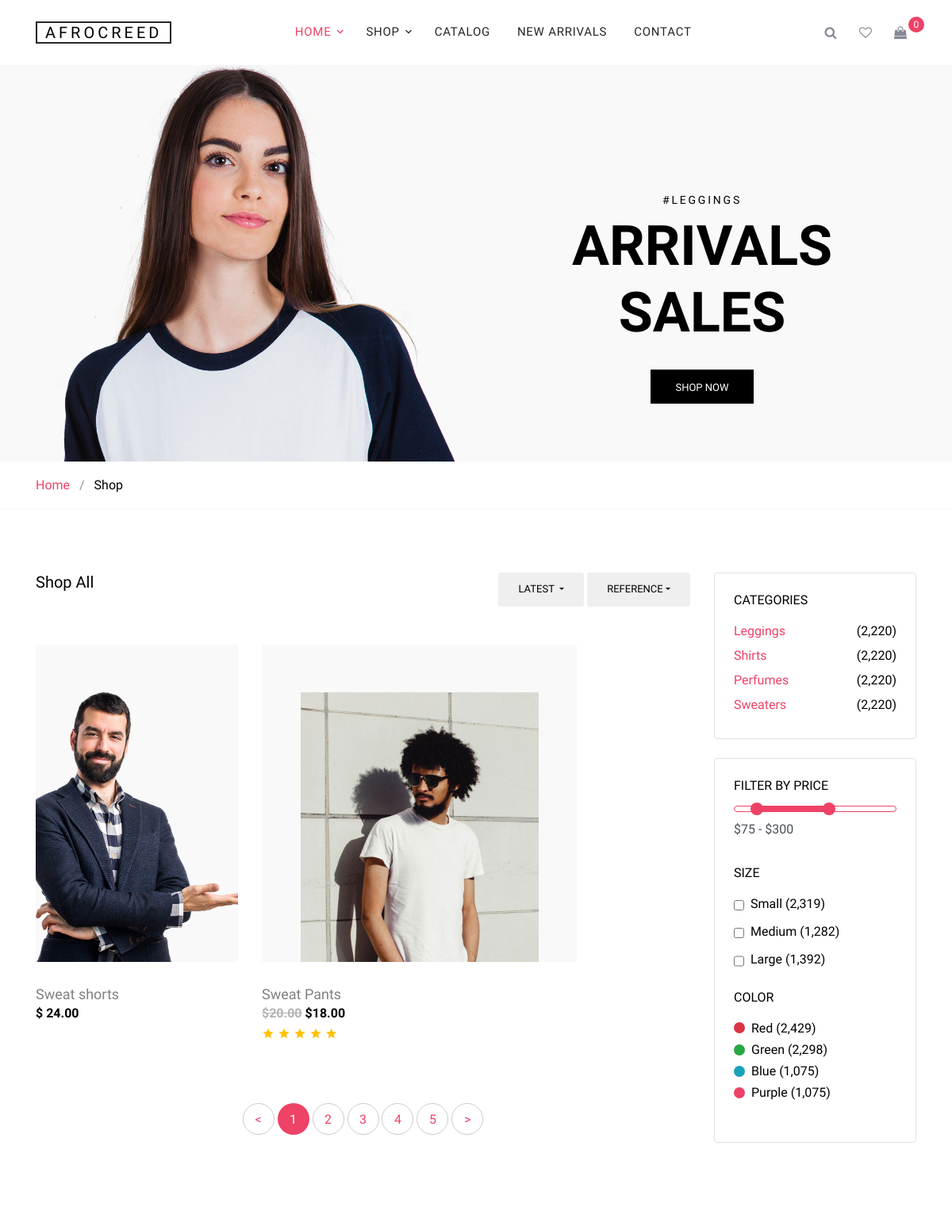
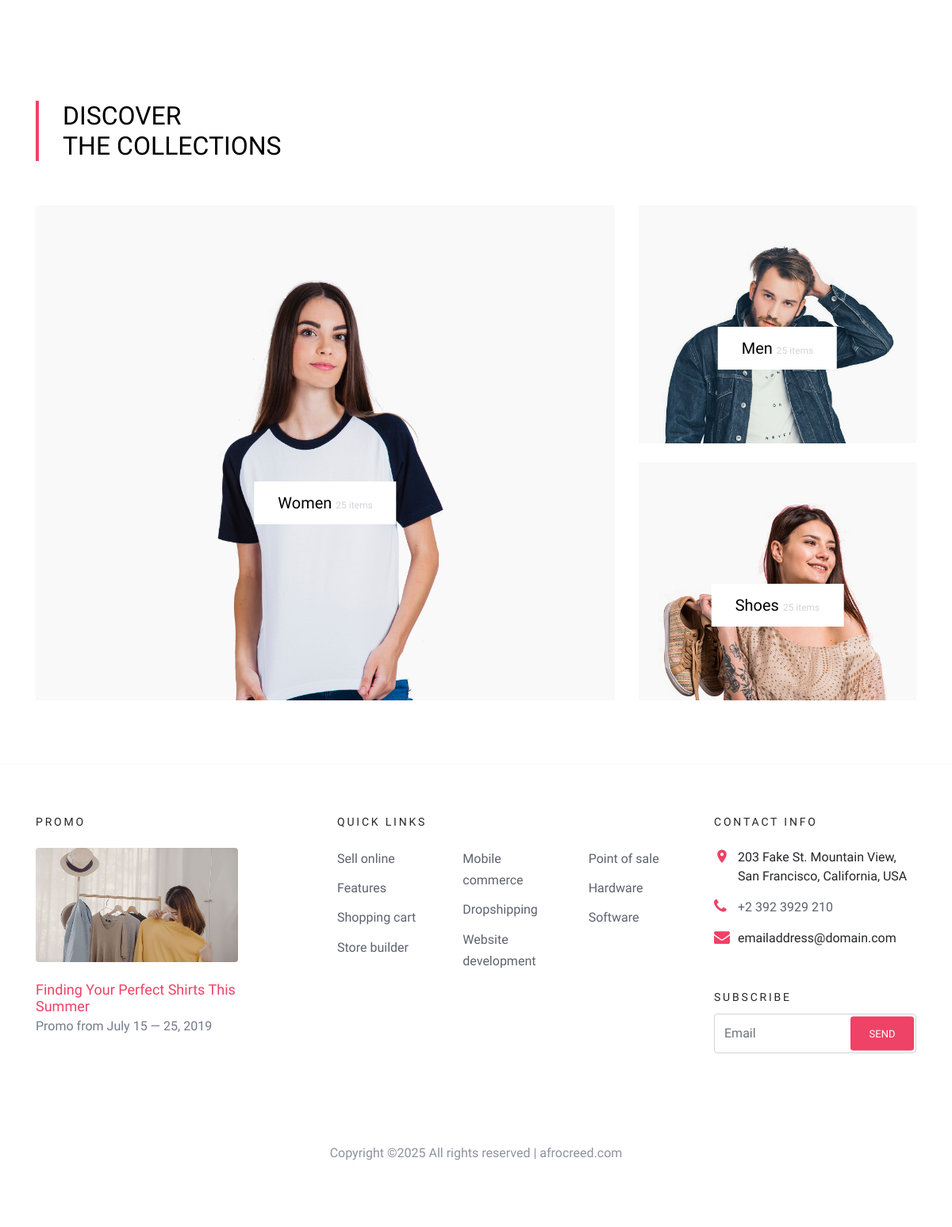
The page /category/Leggings on the database its author committed (2 pictures, top to bottom).
### store/models.py (models this page shows, shortened)
class Category(models.Model):
    name = models.CharField(max_length=50)
    description = models.TextField()
    def __str__(self):
        return self.name
    class Meta:
        verbose_name_plural = 'Categories'

class Product(models.Model):
    name = models.CharField(max_length=50)
    description = models.TextField(max_length=500, blank=True, default='')
    price = models.DecimalField(max_digits=10, decimal_places=2, default=0)
    category = models.ForeignKey(Category, on_delete=models.CASCADE, default=1)
    image = models.ImageField(upload_to='uploads/products/')
    is_sale = models.BooleanField(default=False)
    sale_price = models.DecimalField(max_digits=10, decimal_places=2, default=0)

### store/views.py (the view)
# urls.py: path('category/<str:foo>', views.category, name='category'),
def category(request, foo):
    foo = foo.replace("-", " ")
    categories = Category.objects.all()
    try:
        category = Category.objects.get(name=foo)
        products = Product.objects.filter(category=category)
        return render(request, 'category.html', {'category': category, 'products': products, 'categories': categories})
    except:
        messages.success(request, ("This category does not exist!"))
        return redirect('home')

### cart/cart.py (called while the page is built)
    def __len__(self):
        return len(self.cart)

### cart/context_processors.py (called while the page is built)
def cart(request):
    return {'cart': Cart(request)}

### store/templates/category.html (shortened to what this page needs)
{% extends 'base.html' %}
{% load static %}
{% block content %}
<div class="site-blocks-cover inner-page" data-aos="fade">
    <div class="container">
      <div class="row">
        <div class="col-md-6 ml-auto order-md-2 align-self-start">
          <div class="site-block-cover-content">
          <h2 class="sub-title">#{{ category }}</h2>
          <h1>Arrivals Sales</h1>
          <p><a href="#" class="btn btn-black rounded-0">Shop Now</a></p>
          </div>
        </div>
        <div class="col-md-6 order-1 align-self-end">
          <img src="images/model_4.png" alt="Image" class="img-fluid">
        </div>
      </div>
    </div>
  </div>
  <div class="custom-border-bottom py-3">
    <div class="container">
      <div class="row">
        <div class="col-md-12 mb-0"><a href="index.html">Home</a> <span class="mx-2 mb-0">/</span> <strong class="text-black">Shop</strong></div>
      </div>
    </div>
  </div>
  <div class="site-section">
    <div class="container">
      <div class="row mb-5">
        <div class="col-md-9 order-1">
          <div class="row align">
            <div class="col-md-12 mb-5">
              <div class="float-md-left"><h2 class="text-black h5">Shop All</h2></div>
              <div class="d-flex">
                <div class="dropdown mr-1 ml-md-auto">
                  <button type="button" class="btn btn-white btn-sm dropdown-toggle px-4" id="dropdownMenuOffset" data-toggle="dropdown" aria-haspopup="true" aria-expanded="false">
                    Latest
                  </button>
                </div>
                <div class="btn-group">
                  <button type="button" class="btn btn-white btn-sm dropdown-toggle px-4" id="dropdownMenuReference" data-toggle="dropdown">Reference</button>
                </div>
              </div>
            </div>
          </div>
          <div class="row mb-5">
            {% for product in products %}
                {% if product.is_sale %}
            <div class="col-lg-6 col-md-6 item-entry mb-4">
              <a href="{% url 'product' product.id %}" class="product-item md-height bg-gray d-block">
                <img src="{{ product.image.url }}" alt="Image" class="img-fluid">
              </a>
              <h2 class="item-title"><a href="{% url 'product' product.id %}">{{ product.name }}</a></h2>
              <strong class="item-price"><del>${{ product.price }}</del> ${{ product.sale_price }}</strong>
              <div class="star-rating">
                <span class="icon-star2 text-warning"></span>
                <span class="icon-star2 text-warning"></span>
                <span class="icon-star2 text-warning"></span>
                <span class="icon-star2 text-warning"></span>
                <span class="icon-star2 text-warning"></span>
              </div>
            </div>
                {% else %}
                <div class="col-lg-4 col-md-6 item-entry mb-4">
                    <a href="{% url 'product' product.id %}" class="product-item md-height bg-gray d-block">
                      <img src="{{ product.image.url }}" alt="Image" class="img-fluid">
                    </a>
                    <h2 class="item-title"><a href="{% url 'product' product.id %}">{{ product.name }}</a></h2>
                    <strong class="item-price">$ {{ product.price }}</strong>
                  </div>
                {% endif %}
            {% endfor %}
          </div>
          <div class="row">
            <div class="col-md-12 text-center">
              <div class="site-block-27">
                <ul>
                  <li><a href="#">&lt;</a></li>
                  <li class="active"><span>1</span></li>
                  <li><a href="#">2</a></li>
                  <li><a href="#">3</a></li>
                  <li><a href="#">4</a></li>
                  <li><a href="#">5</a></li>
                  <li><a href="#">&gt;</a></li>
                </ul>
              </div>
            </div>
          </div>
        </div>
        <div class="col-md-3 order-2 mb-5 mb-md-0">
          {% include 'category_summary.html' %}
          <div class="border p-4 rounded mb-4">
            <div class="mb-4">
              <h3 class="mb-3 h6 text-uppercase text-black d-block">Filter by Price</h3>
              <div id="slider-range" class="border-primary"></div>
              <input type="text" name="text" id="amount" class="form-control border-0 pl-0 bg-white" disabled="" />
            </div>
            <div class="mb-4">
              <h3 class="mb-3 h6 text-uppercase text-black d-block">Size</h3>
              <label for="s_sm" class="d-flex">
                <input type="checkbox" id="s_sm" class="mr-2 mt-1"> <span class="text-black">Small (2,319)</span>
              </label>
              <label for="s_md" class="d-flex">
                <input type="checkbox" id="s_md" class="mr-2 mt-1"> <span class="text-black">Medium (1,282)</span>
              </label>
              <label for="s_lg" class="d-flex">
                <input type="checkbox" id="s_lg" class="mr-2 mt-1"> <span class="text-black">Large (1,392)</span>
              </label>
            </div>
            <div class="mb-4">
              <h3 class="mb-3 h6 text-uppercase text-black d-block">Color</h3>
              <a href="#" class="d-flex color-item align-items-center" >
                <span class="bg-danger color d-inline-block rounded-circle mr-2"></span> <span class="text-black">Red (2,429)</span>
              </a>
              <a href="#" class="d-flex color-item align-items-center" >
                <span class="bg-success color d-inline-block rounded-circle mr-2"></span> <span class="text-black">Green (2,298)</span>
              </a>
              <a href="#" class="d-flex color-item align-items-center" >
                <span class="bg-info color d-inline-block rounded-circle mr-2"></span> <span class="text-black">Blue (1,075)</span>
              </a>
              <a href="#" class="d-flex color-item align-items-center" >
                <span class="bg-primary color d-inline-block rounded-circle mr-2"></span> <span class="text-black">Purple (1,075)</span>
              </a>
            </div>
          </div>
        </div>
      </div>
    </div>
  </div>
  <div class="site-section">
    <div class="container">
      <div class="title-section mb-5">
        <h2 class="text-uppercase"><span class="d-block">Discover</span> The Collections</h2>
      </div>
      <div class="row align-items-stretch">
        <div class="col-lg-8">
          <div class="product-item sm-height full-height bg-gray">
            <a href="#" class="product-category">Women <span>25 items</span></a>
          </div>
        </div>
        <div class="col-lg-4">
          <div class="product-item sm-height bg-gray mb-4">
            <a href="#" class="product-category">Men <span>25 items</span></a>
          </div>
          <div class="product-item sm-height bg-gray">
            <a href="#" class="product-category">Shoes <span>25 items</span></a>
          </div>
        </div>
      </div>
    </div>
  </div>
  {% endblock %}

### store/templates/category_summary.html
<div class="border p-4 rounded mb-4">
  <h3 class="mb-3 h6 text-uppercase text-black d-block">Categories</h3>
  <ul class="list-unstyled mb-0">
    {% for category in categories %}
    <li class="mb-1"><a href="{% url 'category' category %}" class="d-flex"><span>{{ category }}</span> <span class="text-black ml-auto">(2,220)</span></a></li>
    {% endfor %}
  </ul>
</div>

### static/css/style.css (style rules this page uses)
body { line-height: 1.7; color: #8c92a0; font-weight: 300; font-size: 16px; }
a { -webkit-transition: .3s all ease; -o-transition: .3s all ease; transition: .3s all ease; }
.text-black { color: #000; }
.btn { height: 43px; -webkit-transition: .3s all ease-in-out; -o-transition: .3s all ease-in-out; transition: .3s all ease-in-out; text-transform: uppercase; font-size: 13px; }
.btn.btn-black { padding: 12px 30px; background: #000; color: #fff; }
.form-control { height: 43px; }
.site-section { padding: 2.5em 0; }
@media (min-width: 768px) { .site-section { padding: 5em 0; } }
.site-blocks-cover { background-size: cover; background-repeat: no-repeat; background-position: center center; background: #f9f9f9; position: relative; overflow: hidden; z-index: 9; }
.site-blocks-cover, .site-blocks-cover .row { min-height: 600px; height: calc(100vh - 174px); }
.site-blocks-cover.inner-page, .site-blocks-cover.inner-page .row { min-height: 400px; height: 500px; }
.site-blocks-cover h2 { font-size: 14px; font-weight: normal; color: #000; letter-spacing: .2em; text-transform: uppercase; }
.site-blocks-cover h1 { font-size: 50px; font-weight: 900; color: #000; margin-bottom: 30px; text-transform: uppercase; }
@media (min-width: 768px) { .site-blocks-cover h1 { font-size: 70px; } }
.site-blocks-cover p { color: #333333; font-size: 20px; line-height: 35px; }
.site-blocks-cover .site-block-cover-content { margin-top: 20%; text-align: center; }
@media (min-width: 768px) { .site-blocks-cover .site-block-cover-content { margin-top: 50%; } }
.site-blocks-cover.inner-page .site-block-cover-content { margin-top: 20%; text-align: center; }
@media (min-width: 768px) { .site-blocks-cover.inner-page .site-block-cover-content { margin-top: 30%; } }
.site-block-27 ul, .site-block-27 ul li { padding: 0; margin: 0; }
.site-block-27 ul li { display: inline-block; margin-bottom: 4px; }
.site-block-27 ul li a, .site-block-27 ul li span { text-align: center; display: inline-block; width: 40px; height: 40px; line-height: 40px; border-radius: 50%; border: 1px solid #ccc; }
.site-block-27 ul li.active a, .site-block-27 ul li.active span { background: #ee4266; color: #fff; border: 1px solid transparent; }
#slider-range { height: 8px; }
.color-item .color { width: 14px; height: 14px; }
.title-section h2 { padding-left: 30px; border-left: 4px solid #ee4266; display: inline-block; color: #000; }
.product-item { overflow: hidden; height: 100%; position: relative; }
.product-item .product-category { position: absolute; display: inline-block; padding: 10px 30px; background: #fff; color: #000; z-index: 8; top: 60%; left: 50%; font-size: 20px; -webkit-transform: translate(-50%, -50%); -ms-transform: translate(-50%, -50%); transform: translate(-50%, -50%); }
.product-item .product-category span { color: #ced4da; font-size: 12px; }
.product-item.full-height { height: 100% !important; }
.product-item.bg-gray { background: #f9f9f9; }
.product-item.sm-height { height: 300px; padding: 40px; }
.product-item.md-height { height: 400px; padding: 40px; }
.product-item img { left: 50%; top: 15%; -webkit-transform: translateX(-50%); -ms-transform: translateX(-50%); transform: translateX(-50%); -o-object-fit: cover; object-fit: cover; max-width: 300px; position: absolute; }
.item-entry .product-item { margin-bottom: 30px; }
.item-entry .item-title { font-size: 18px; font-weight: normal; margin-bottom: 0; }
.item-entry .item-title a { color: gray; }
.item-entry .item-price { color: #000; font-weight: bold; }
.item-entry .item-price del { color: #b3b3b3; }
.custom-border-bottom { border-bottom: 1px solid #f9f9f9; }

### rows shown on the page
Category: name "LEGGINGS", name "Leggings"
Product: image (picture), name "Sweat shorts", price "24.00"
Product: image (picture), name "Sweat Pants", price "20.00", sale_price "18.00"
Category: name "Shirts"
Category: name "Perfumes"
Category: name "Sweaters"

### other values the page prints
{{ cart|length }} "0"
